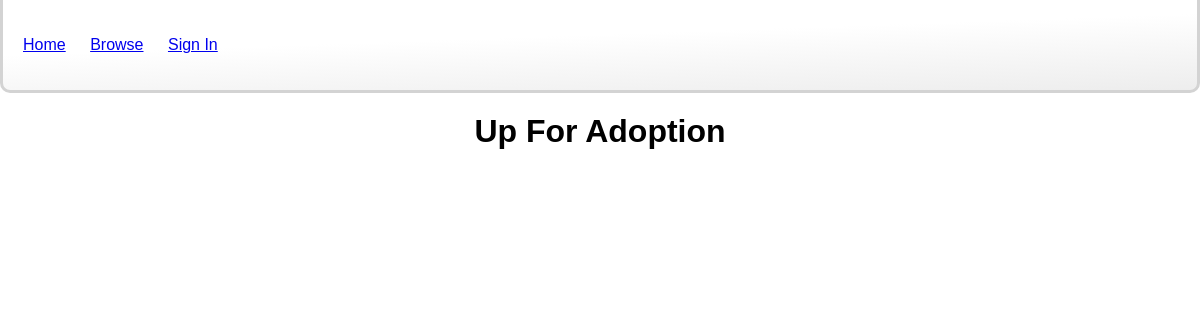
Page /browse.php on the earlier database version.
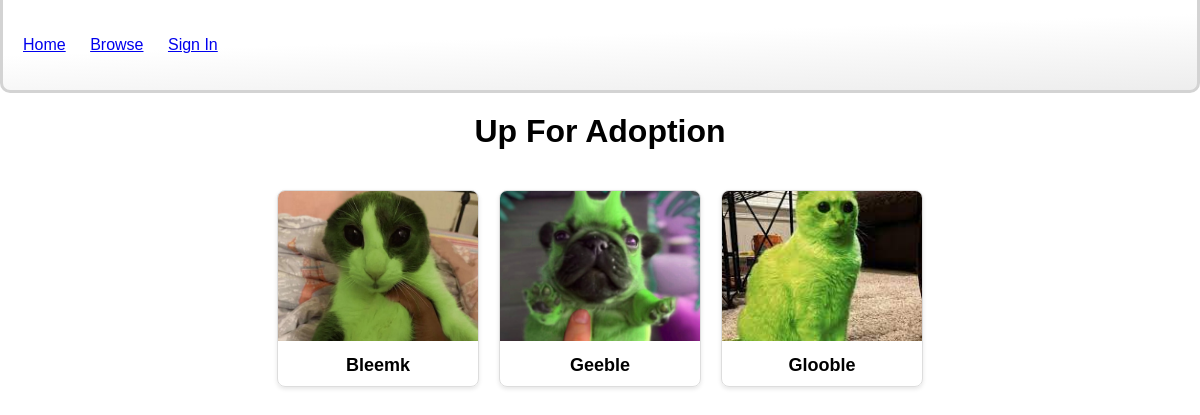
Same page on the later database version.
### tables this page shows
CREATE TABLE `pets` (
  `id` int(11) NOT NULL,
  `name` varchar(200) NOT NULL,
  `age` int(11) NOT NULL,
  `description` text NOT NULL,
  `behavior` varchar(200) NOT NULL,
  `photo` varchar(255) NOT NULL
);

### browse.php (the view, shortened to what this page needs)
<?php
include ('includes/header.php');?>
    <link rel="stylesheet" href="www/css/browse.css">
</head>
    <?php include ('includes/navbar.php'); ?>
</head>
<body>
    <h1>Up For Adoption</h1>
    <?php
        $sql = "SELECT * FROM pets";
        $result = $conn->query($sql);
        if ($result->num_rows > 0) {
            echo "<div class='animal-grid'> ";
            while ($row = $result->fetch_assoc()) {
                    echo "<div class='animal-card'>";
                        echo "<img src='www/img/animals/" . $row['photo'] . "'>";
                        echo "<h2>" . $row['name'] . "</h2>";
                    echo "</div>";
            }
            echo "</div>";
        }
    ?>
</body>
</html>

### includes/header.php (shortened to what this page needs)
<!DOCTYPE html>
<html lang="en">
<head>
    <link rel="stylesheet" href="www/css/styles.css">

### includes/navbar.php
<body>
<div class="navbar">
    <ul>
        <li><a href=".">Home</a></li>
        <li><a href="browse.php">Browse</a></li>
        <li><a href=".">Sign In</a></li>
    </ul>
</div>

### www/css/styles.css (style rules this page uses)
:root { --border-width: 3px; --navbar-height: 90px; }
html, body { margin: 0; }
.navbar { width: calc( 100% - ( var(--border-width) *2 ) ); height:var(--navbar-height); margin: 0; background: rgb(255,255,255); background: linear-gradient(178deg, rgba(255,255,255,1) 42%, rgba(237,237,237,1) 100%); border: solid var(--border-width) lightgray; border-top-style: none; border-radius: 0 0 10px 10px; }
.navbar ul { list-style-type: none; margin: 0 20px; padding: 0; line-height: var(--navbar-height); }
.navbar ul li { display: inline; margin-right: 20px; }

### www/css/browse.css (style rules this page uses)
body { font-family: Arial, sans-serif; margin: 0; padding: 0; display: flex; flex-direction: column; align-items: center; }
h1 { margin: 20px 0; }
.animal-grid { display: flex; flex-wrap: wrap; gap: 20px; justify-content: center; padding: 20px; max-width: 1200px; }
.animal-card { width: 200px; text-align: center; border: 1px solid #ddd; border-radius: 8px; box-shadow: 0 2px 4px rgba(0, 0, 0, 0.1); overflow: hidden; }
.animal-card img { width: 100%; height: 150px; object-fit: cover; }
.animal-card h2 { font-size: 18px; margin: 10px 0; }

Differences in the rows shown:
added pets: photo (picture), name "Bleemk"
added pets: photo (picture), name "Geeble"
added pets: photo (picture), name "Glooble"
